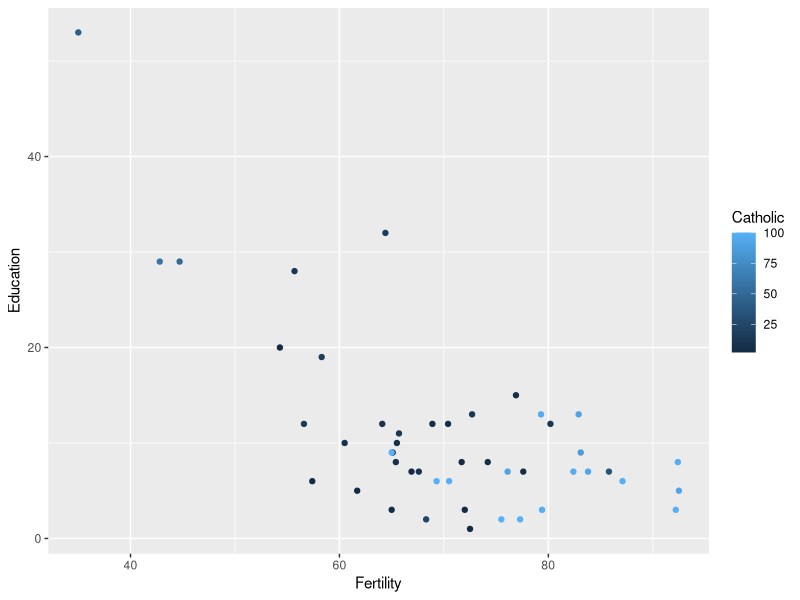

Here is the R script that generated this plot:
## ---- chunk 1
library(tidyverse)

# Seeing what data sets are available
data()

?swiss

ggplot(data = swiss) +
  geom_point(mapping = aes(x = Fertility, y = Education, color = Catholic))
